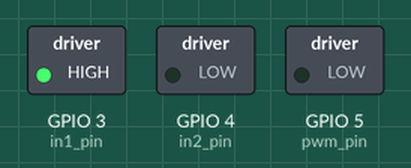
Recording of a program running on a simulated ESP32 board running MicroPython. On the bench: switched loads named in the program (green lamp = pin HIGH).

Above: at 0.4 s.
Timing chart, 0 to 0.5 s (numbered marks = the images above):
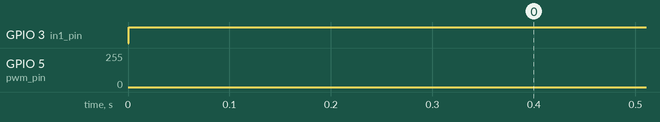

Measured:
- by itself, GPIO 3 (in1_pin): LOW → HIGH at 0.00 s

The program:

bts7960_clas.py
```python
from machine import Pin, PWM

class BTS7960MotorDriver:
    def __init__(self, pwm_pin, in1_pin, in2_pin):
        self.pwm = PWM(pwm_pin)
        self.in1 = Pin(in1_pin, Pin.OUT)
        self.in2 = Pin(in2_pin, Pin.OUT)
        self.speed = 0

    def set_speed(self, speed):
        self.speed = speed
        if speed > 0:
            self.in1.value(1)
            self.in2.value(0)
            self.pwm.duty(int(speed * 1023 / 100))  # Map speed to PWM range
        elif speed < 0:
            self.in1.value(0)
            self.in2.value(1)
            self.pwm.duty(int(-speed * 1023 / 100))  # Map speed to PWM range
        else:
            self.in1.value(0)
            self.in2.value(0)
            self.pwm.duty(0)

    def stop(self):
        self.set_speed(0)

    def control_motor(self, speed, direction):
        if direction == "forward":
            self.set_speed(speed)
        elif direction == "backward":
            self.set_speed(-speed)
        elif direction == "stop":
            self.stop()
        else:
            print("Invalid direction")

try:
    while True:
# Example usage:
        motor = BTS7960MotorDriver(pwm_pin=5, in1_pin=3, in2_pin=4)  # Adjust pin numbers
        motor.control_motor(speed=50, direction="forward")
except KeyboardInterrupt:
    pass

# Turn off the motor        
```
